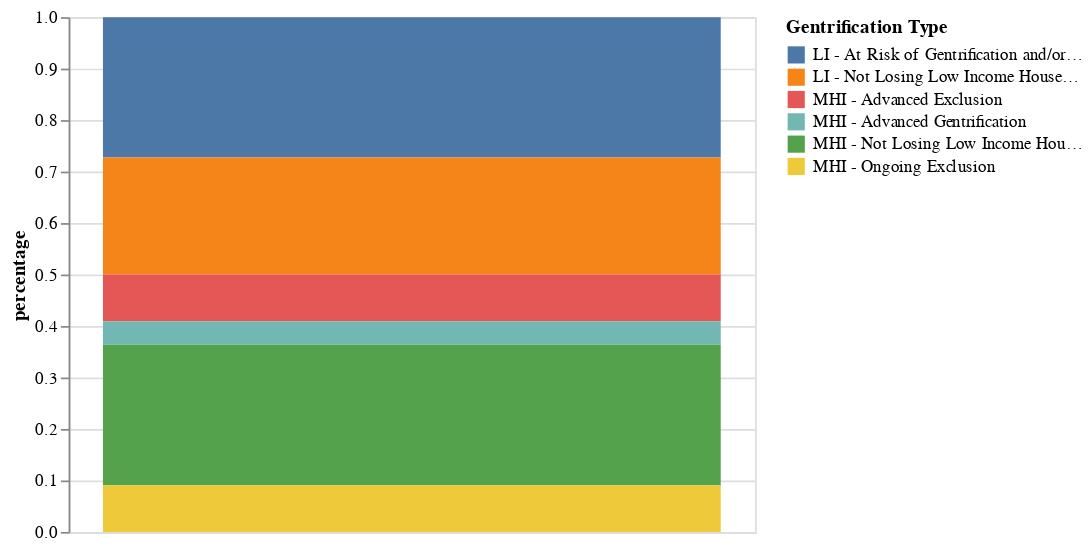

The cell this chart's notebook holds for it:
### Code cell
#This is the bar chart visualization
alt.Chart(barriendo(bour)).mark_bar().encode(
    alt.Color('gentri:N',
        legend=alt.Legend(title='Gentrification Type'),
    ),
    y="percentage:Q",
)

### Figure 1 — Vega-Lite specification as saved in the notebook (floating-point values rounded to 4 significant figures)
{"$schema": "https://vega.github.io/schema/vega-lite/v2.3.0.json", "config": {"view": {"height": 300, "width": 400}}, "data": {"values": [{"gentri": "LI - At Risk of Gentrification and/or Displacement", "neigh": "Briarwood-Jamaica Hills", "percentage": 0.2727}, {"gentri": "LI - Not Losing Low Income Households", "neigh": "Briarwood-Jamaica Hills", "percentage": 0.2273}, {"gentri": "MHI - Advanced Exclusion", "neigh": "Briarwood-Jamaica Hills", "percentage": 0.09091}, {"gentri": "MHI - Advanced Gentrification", "neigh": "Briarwood-Jamaica Hills", "percentage": 0.04545}, {"gentri": "MHI - Not Losing Low Income Households", "neigh": "Briarwood-Jamaica Hills", "percentage": 0.2727}, {"gentri": "MHI - Ongoing Exclusion", "neigh": "Briarwood-Jamaica Hills", "percentage": 0.09091}]}, "encoding": {"color": {"field": "gentri", "legend": {"title": "Gentrification Type"}, "type": "nominal"}, "y": {"field": "percentage", "type": "quantitative"}}, "mark": "bar"}
